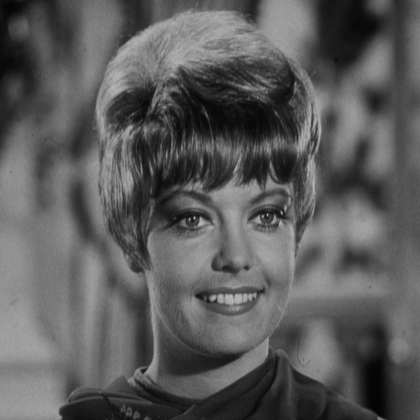
%> input picture zelda.bmp, 420 x 420 px, shrunk from 512 x 512 before the run
$ octave BitPlaneSlicing.m   (GNU Octave 9; MATLAB toolbox functions it lacks are replaced by stand-ins)
%> lines starting %> are read from the running program, lines starting %| are printed output that depends on the picture; in (x1, y1, x2, y2) boxes, pixels count from 0 and x2, y2 are one past the last pixel; in counts of white or black regions, pixels touching at a corner belong together; the program's own positions count from 1
orig=imread('zelda.bmp');
%> orig is the input picture: size 420x420 uint8; min 1, max 188, mean 91.2
hid=imread('zelda.bmp');
[hidr hidc]=size(hid);
%> hidr = 420; hidc = 420
hidnew=zeros(hidr,hidc);
d=sum(hid(:));
%> d = 16082274
e=d/(hidr*hidc);
%> e = 91.17
for i=1:hidr
    for j=1:hidc
        if(hid(i,j)>e)
            hidnew(i,j)=1;
        end
    end
end
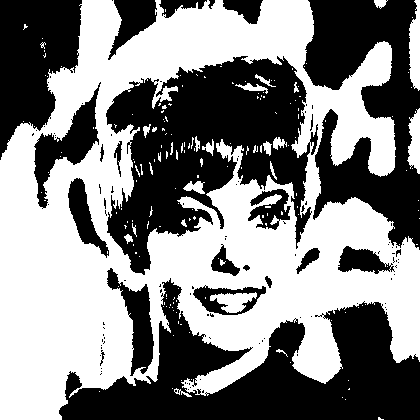
%> hidnew: size 420x420 double; values 0 (black) and 1 (white), 51.9% white; 107 black regions (84 under 20 px), largest, box (x1, y1, x2, y2) and area: (106, 56, 318, 275) 24265, (59, 278, 420, 420) 23823, (303, 0, 420, 250) 15935
lev=8
planes=zeros(size(orig,1),size(orig,2),lev);
for i=1:lev
    poww=2^(i-1);
    for j=1:size(orig,1)
        for k=1:size(orig,2)
            %if(poww==1)
             %   planes(j,k,i)=hidnew(j,k);
            %else
                temp=bitand(poww,orig(j,k));
                if(temp==poww)
                    planes(j,k,i)=1;
                else
                    planes(j,k,i)=0;
                end
            %end
        end
    end
end
for i=1:8
    subplot(2,4,i),imshow(planes(:,:,i));
end
%> this loop made 8 passes
%> pass 1, `imshow(planes(:,:,i))`:
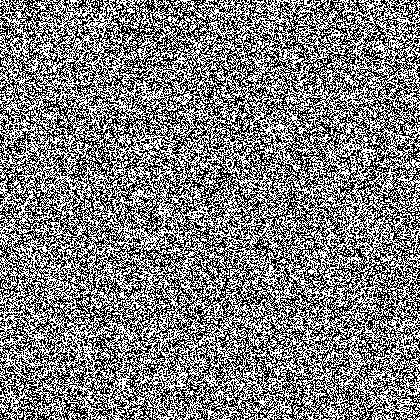
%> displayed picture: size 420x420, on the screen's scale of 0 to 255; 50% white; black in thin lines or dots
%> pass 2, `imshow(planes(:,:,i))`:
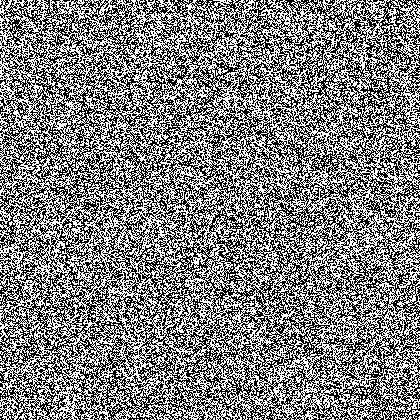
%> displayed picture: size 420x420, on the screen's scale of 0 to 255; 50.2% white; black in thin lines or dots
%> after the loop:
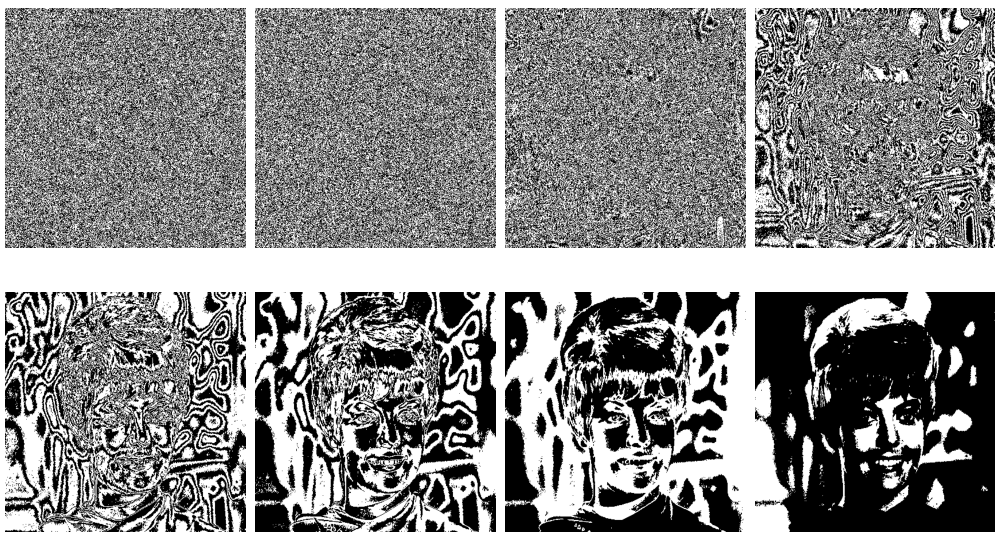
%> figure redrawn from the program's plot data, 8 panels
